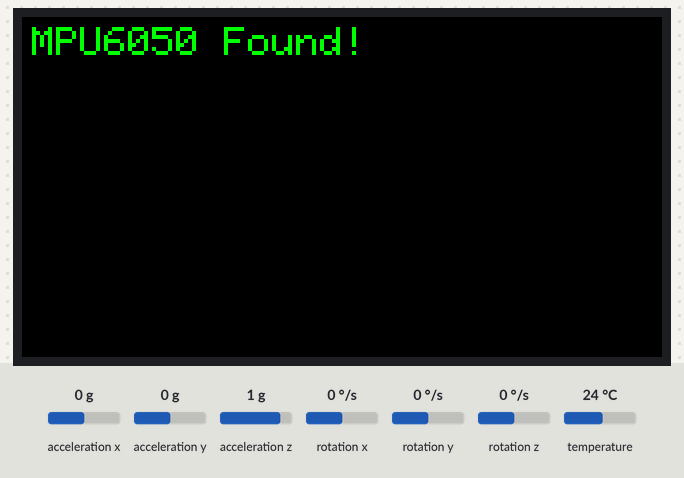
Recording of a sketch running on a simulated ESP32. Parts: 320×170 colour display. The test bench sets the inputs (shaded band); at power-on: acceleration x 0 g, acceleration y 0 g, acceleration z 1 g, rotation x 0 °/s, rotation y 0 °/s, rotation z 0 °/s, temperature 24 °C. What the sketch prints to the serial monitor is not drawn.

Above: at 0.8 s.
At 4.0 s:
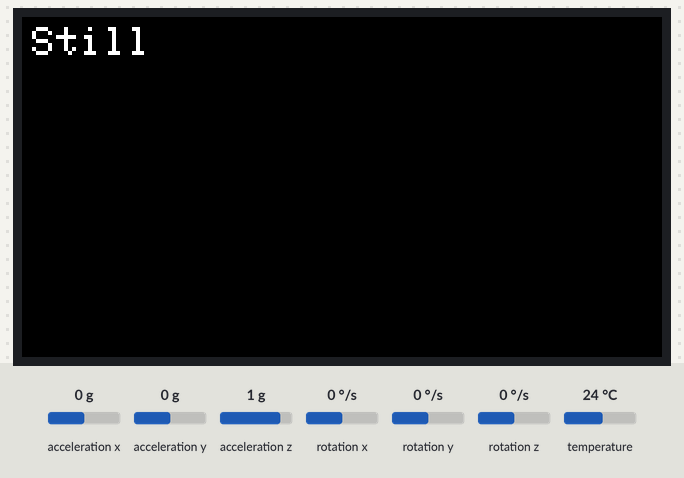
4.1 s: acceleration x set to -1.4 g
At 5.4 s:
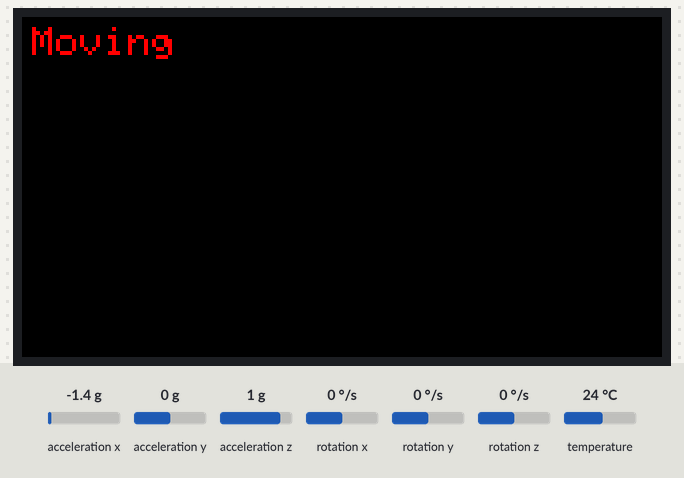
5.7 s: acceleration x set to 0 g
At 6.5 s:
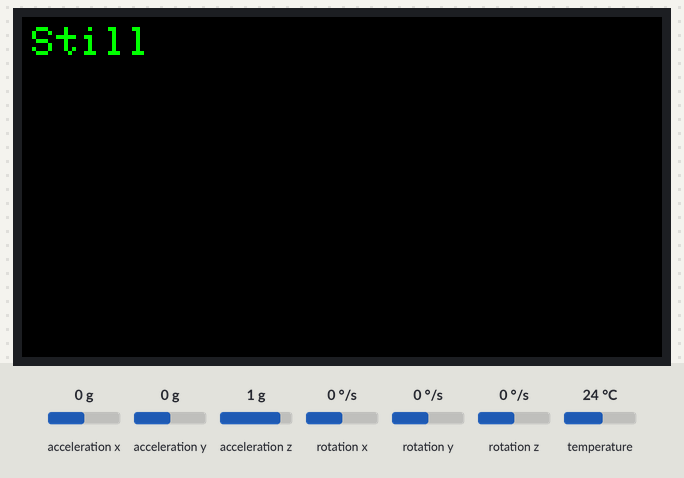
7.4 s: acceleration x set to -0.8 g
At 8.9 s:
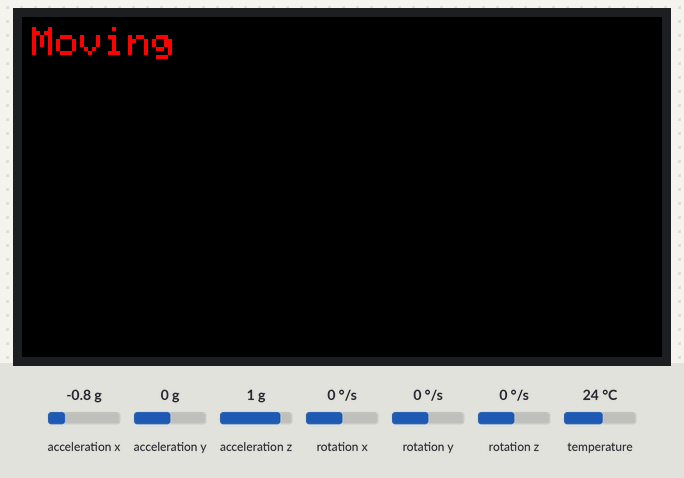
Timing chart, 0 to 10.4 s (numbered marks = the images above; inputs shaded):
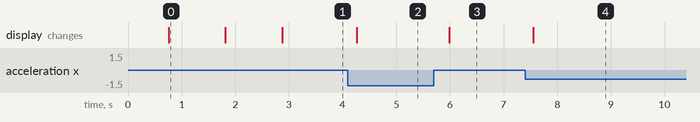

Measured:
- after the input at 4.1 s, the display: changes after 0.17 s (image 2)
- after the input at 5.7 s, the display: changes after 0.29 s (image 3)
- after the input at 7.4 s, the display: changes after 0.16 s (image 4)
- what the display in image 0 shows lasts 1.0 s, from 0.8 s to 1.8 s

The sketch:

state_detection.ino
```cpp
// Acknowledgments

// Creator: Anany Sharma at the University of Florida working under NSF grant. 2405373

// This material is based upon work supported by the National Science Foundation under Grant No. 2405373.
// Any opinions, findings, and conclusions or recommendations expressed in this material are those of the authors and do not necessarily reflect the views of the National Science Foundation.


#include <Adafruit_MPU6050.h>
#include <Adafruit_Sensor.h>
#include <Wire.h>
#include <Adafruit_ST7789.h>   // Library for the ST7789 TFT screen
#include <SPI.h>             // SPI library needed for ST7789 TFT


#define TFT_CS    33  // TFT Chip Select pin
#define TFT_DC    25  // TFT Data/Command pin
#define TFT_RST   26  // TFT Reset pin

// --- Color Definitions
#define BLACK   0x0000
#define WHITE   0xFFFF
#define GREEN   0x07E0
#define RED     0xF800
#define BLUE    0x001F
#define YELLOW  0xFFE0

Adafruit_ST7789 tft = Adafruit_ST7789(TFT_CS, TFT_DC, TFT_RST);
Adafruit_MPU6050 mpu;

// Define a threshold for motion detection based on acceleration magnitude
const float STILL_THRESHOLD_LOW = 9.0;
const float STILL_THRESHOLD_HIGH = 10.5;

const int DEBOUNCE_COUNT_MOVING = 5; // How many consecutive 'moving' readings to confirm motion
const int DEBOUNCE_COUNT_STILL = 10; // How many consecutive 'still' readings to confirm stillness

int movingCounter = 0;
int stillCounter = 0;

void setup(void) {
  Serial.begin(115200);
  while (!Serial) delay(10);

  // Initialize TFT
  tft.init(170, 320);     // Tell the screen to get ready, specifying its pixel width and height.
  Serial.println("TFT initialized");
  tft.setRotation(3);     // Rotate the screen (e.g., to landscape).
  tft.fillScreen(BLACK);  // Make the whole screen black to start with.
  delay(500);

  Serial.println("Adafruit MPU6050 test!");

  // Try to initialize MPU6050!
  if (!mpu.begin()) {
    Serial.println("Failed to find MPU6050 chip");
    tft.setTextSize(2);
    tft.setTextColor(RED);
    tft.setCursor(5, 5);
    tft.println("MPU6050 Init Failed!");
    while (1) { // Halt if MPU fails to initialize
      delay(10);
    }
  }
  Serial.println("MPU6050 Found!");
  tft.fillScreen(BLACK);          // Clear screen
  tft.setTextSize(2);
  tft.setTextColor(GREEN);
  tft.setCursor(5, 5);
  tft.println("MPU6050 Found!");
  delay(1000);

  Serial.println("MPU6050 initialized for magnitude detection.");
  tft.fillScreen(BLACK);          // Clear screen
  tft.setTextSize(2);
  tft.setTextColor(WHITE);
  tft.setCursor(5, 5);
  tft.println("Ready for motion!");
  delay(1000);

  // Initial display when still
  tft.fillScreen(BLACK);          // Clear the screen
  tft.setTextSize(2);             // Set text size to 2
  tft.setTextColor(WHITE);        // Set text color
  tft.setCursor(5, 5);            // Position text
  tft.print("Still");             // Print "Still"
  Serial.println("Initial state: Still"); // Print initial state to Serial
}

void loop() {
  sensors_event_t a, g, temp;
  mpu.getEvent(&a, &g, &temp); // Get accelerometer and gyroscope data

  // Calculate the vector magnitude of acceleration
  float accelMagnitude = sqrt(
    (a.acceleration.x * a.acceleration.x) +
    (a.acceleration.y * a.acceleration.y) +
    (a.acceleration.z * a.acceleration.z)
  );

  // Determine if raw reading indicates moving or still based on the magnitude
  bool rawMotionDetected = (accelMagnitude < STILL_THRESHOLD_LOW || accelMagnitude > STILL_THRESHOLD_HIGH);

  // Debouncing logic
  if (rawMotionDetected) {
    movingCounter++;
    stillCounter = 0; // Reset still counter while the sensor is moving
  } else {
    stillCounter++;
    movingCounter = 0; // Reset moving counter while sensor is still
  }

  static bool wasMoving = false; // Tracks the previous debounced state
  bool currentStateMoving;       // Current determined debounced state

  if (movingCounter >= DEBOUNCE_COUNT_MOVING) {
    currentStateMoving = true;
  } else if (stillCounter >= DEBOUNCE_COUNT_STILL) {
    currentStateMoving = false;
  } else {
    // If neither threshold is met, maintain the previous debounced state
    currentStateMoving = wasMoving;
  }

  // Update LED
  if (currentStateMoving && !wasMoving) { // Transition from Still to Moving
    tft.fillScreen(BLACK);
    tft.setTextSize(2);
    tft.setTextColor(RED);
    tft.setCursor(5, 5);
    tft.print("Moving");
    wasMoving = true;
  } else if (!currentStateMoving && wasMoving) { // Transition from Moving to Still
    tft.fillScreen(BLACK);
    tft.setTextSize(2);
    tft.setTextColor(GREEN);
    tft.setCursor(5, 5);
    tft.print("Still");
    Serial.println("\n--- Still ---");
    wasMoving = false;
  }

  // Print sensor data to Serial Monitor only if currently in the 'Moving' state
  if (currentStateMoving) {
    Serial.print("AccelX:"); Serial.print(a.acceleration.x, 2);
    Serial.print(", AccelY:"); Serial.print(a.acceleration.y, 2);
    Serial.print(", AccelZ:"); Serial.print(a.acceleration.z, 2);
    Serial.print(" | Magnitude:"); Serial.print(accelMagnitude, 2);
    Serial.print(" | GyroX:"); Serial.print(g.gyro.x, 2);
    Serial.print(", GyroY:"); Serial.print(g.gyro.y, 2);
    Serial.print(", GyroZ:"); Serial.print(g.gyro.z, 2);
    Serial.println("");
  }

  delay(20); // Small delay to allow more frequent sampling for debounce
}
```
